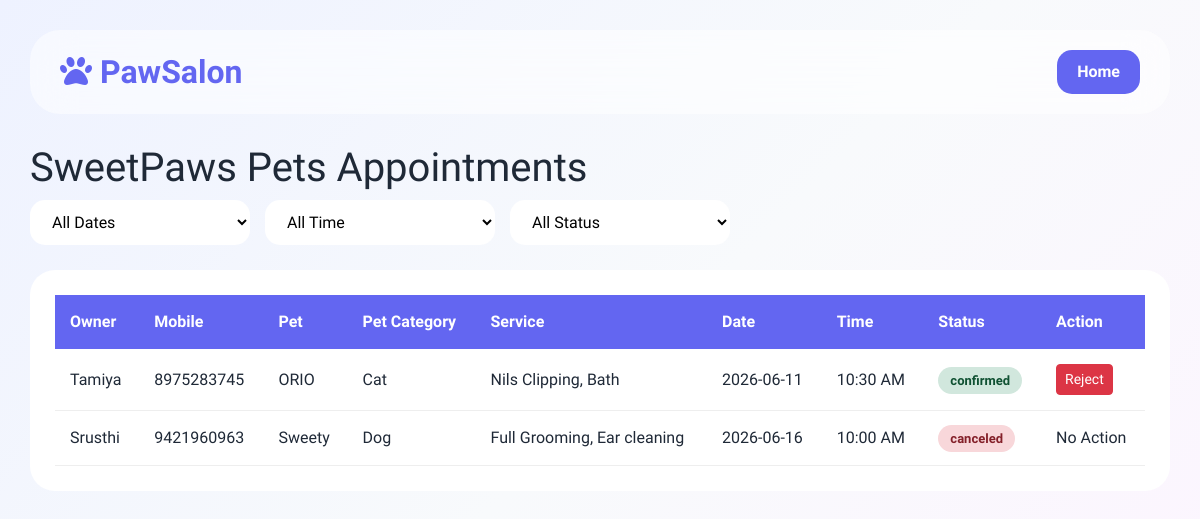
The app's page /salon-appointments/2 with its own data.
### app.py (models this page shows, shortened)
class Salon(db.Model):
    id = db.Column(db.Integer, primary_key=True)
    user_id = db.Column(db.Integer, db.ForeignKey('users.id'))
    name = db.Column(db.String(100))
    open_hours = db.Column(db.String(50))
    close_hours= db.Column(db.String(50))
    tagline = db.Column(db.String(200))
    description = db.Column(db.Text)
    address = db.Column(db.String(200))
    city = db.Column(db.String(50))
    phone = db.Column(db.String(20))
    image = db.Column(db.String(200))
    rating = db.Column(db.Float, default=0)
    appointments = db.relationship(
        "SalonAppointment",
        backref="salon",
        cascade="all, delete-orphan"
    )

class SalonAppointment(db.Model):
    id = db.Column(db.Integer, primary_key=True)
    salon_id = db.Column(
        db.Integer,
        db.ForeignKey('salon.id', ondelete="CASCADE"),
        nullable=False
    )
    user_id = db.Column(
    db.Integer,
    db.ForeignKey('users.id'),
    nullable=False
    )
    owner_name = db.Column(db.String(100))
    mobile = db.Column(db.String(20))
    pet_name = db.Column(db.String(100))
    pet_category = db.Column(db.String(50))
    service_name = db.Column(db.String(100))
    appointment_date = db.Column(db.String(20))
    appointment_time = db.Column(db.String(20))
    notes = db.Column(db.Text)
    status = db.Column( db.String(20), default="CONFIRMED")
    created_at = db.Column( db.DateTime,default=datetime.utcnow)

### app.py (the view)
@app.route("/salon-appointments/<int:salon_id>")
def salon_appointments(salon_id):
    appointments = SalonAppointment.query.filter_by(
        salon_id=salon_id
    ).all()
    salon = Salon.query.get_or_404(salon_id)
    services = Service.query.filter_by(
        salon_id=salon_id
    ).all()
    return render_template(
        "salon/salon-appointments.html",
        appointments=appointments,
        salon=salon,
        services=services
    )

### templates/salon/salon-appointments.html (shortened to what this page needs)
<!DOCTYPE html>
<html lang="en">
<head>
<link href="https://cdn.jsdelivr.net/npm/bootstrap@5.3.0/dist/css/bootstrap.min.css" rel="stylesheet">
<link rel="stylesheet" href="https://cdnjs.cloudflare.com/ajax/libs/font-awesome/6.5.0/css/all.min.css">
</head>
<body>
<div class="top-navbar">
    <div class="logo"><i class="fas fa-paw"></i> PawSalon</div>
    <div class="nav-buttons">
          <a href="/salon/dashbord" class="home-btn">Home</a>
    </div>
</div>
<h1>{{ salon.name }} Appointments</h1>
<div class="filter-bar">
    <select id="dateFilter">
        <option value="all">All Dates</option>
    </select>
    <select id="timeFilter">
        <option value="all">All Time</option>
    </select>
    <select id="statusFilter">
        <option value="all">All Status</option>
    </select>
</div>
<div class="table-container">
<table>
<thead>
<tr>
    <th>Owner</th>
    <th>Mobile</th>
    <th>Pet</th>
    <th>Pet Category </th>
    <th>Service</th>
    <th>Date</th>
    <th>Time</th>
    <th>Status</th>
    <th>Action</th>
</tr>
</thead>
<tbody>
{% for appointment in appointments %}
<tr>
    <td>{{ appointment.owner_name }}</td>
    <td>{{ appointment.mobile }}</td>
    <td>{{ appointment.pet_name }}</td>
    <td>{{ appointment.pet_category }}</td>
    <td>{{ appointment.service_name }}</td>
    <td>{{ appointment.appointment_date }}</td>
    <td>{{ appointment.appointment_time }}</td>
    <td>
        <span class="status {{ appointment.status }}">
            {{ appointment.status }}
        </span>
    </td>
    <td>
        {% if appointment.status != 'canceled' %}
        <form action="/update_appointment_status/{{ appointment.id }}" method="POST">
            <button class="btn btn-danger btn-sm">Reject</button>
        </form>
        {% else %}
        <span>No Action</span>
        {% endif %}
    </td>
</tr>
{% endfor %}
</tbody>
</table>
</div>
</body>
</html>

### templates/salon/salon-appointments.html (style rules this page uses)
* { margin:0; padding:0; box-sizing:border-box; font-family:'Urbanist',sans-serif; }
:root { --primary:#6366f1; --dark:#1f2937; }
body { min-height:100vh; background: linear-gradient(135deg,#eef2ff,#f8fafc,#fdf4ff); padding:30px; color:var(--dark); }
.top-navbar { background:rgba(255,255,255,0.5); backdrop-filter:blur(20px); padding:18px 30px; border-radius:30px; display:flex; justify-content:space-between; align-items:center; margin-bottom:30px; }
.logo { font-size:32px; font-weight:800; color:var(--primary); }
.nav-buttons { display:flex; gap:10px; }
.back-btn, .home-btn { padding:10px 20px; border-radius:15px; text-decoration:none; font-weight:700; }
.home-btn { background:var(--primary); color:#fff; }
.filter-bar { display:flex; gap:15px; flex-wrap:wrap; margin-bottom:25px; }
.filter-bar select { padding:12px 18px; border-radius:15px; border:none; background:#fff; min-width:220px; }
.table-container { background:#fff; border-radius:25px; padding:25px; overflow-x:auto; }
table { width:100%; border-collapse:collapse; }
thead th { background:var(--primary); color:#fff; padding:15px; }
tbody td { padding:15px; border-bottom:1px solid #eee; }
.status { padding:6px 12px; border-radius:20px; font-weight:700; font-size:13px; }
.confirmed { background:#d1e7dd;color:#0f5132; }
.canceled { background:#f8d7da;color:#842029; }

### records on screen
Salon: name "SweetPaws Pets"
SalonAppointment: owner_name "Tamiya", mobile "8975283745", pet_name "ORIO", pet_category "Cat", service_name "Nils Clipping, Bath", appointment_date "2026-06-11", appointment_time "10:30 AM", status "confirmed"
SalonAppointment: owner_name "Srusthi", mobile "9421960963", pet_name "Sweety", pet_category "Dog", service_name "Full Grooming, Ear cleaning", appointment_date "2026-06-16", appointment_time "10:00 AM", status "canceled", shows "No Action"
